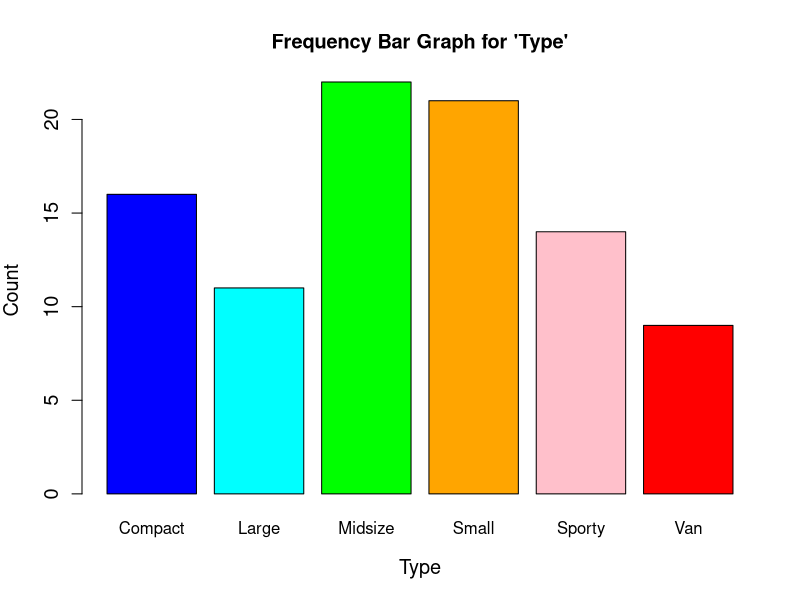
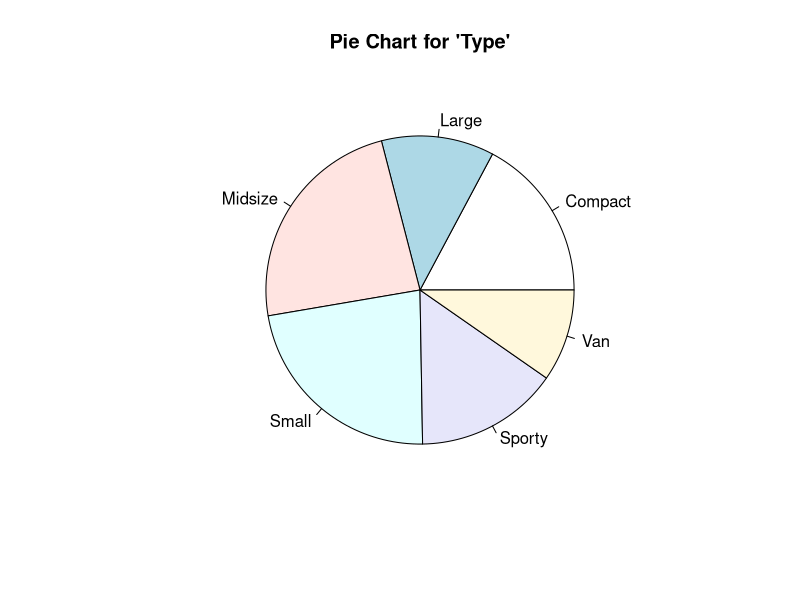
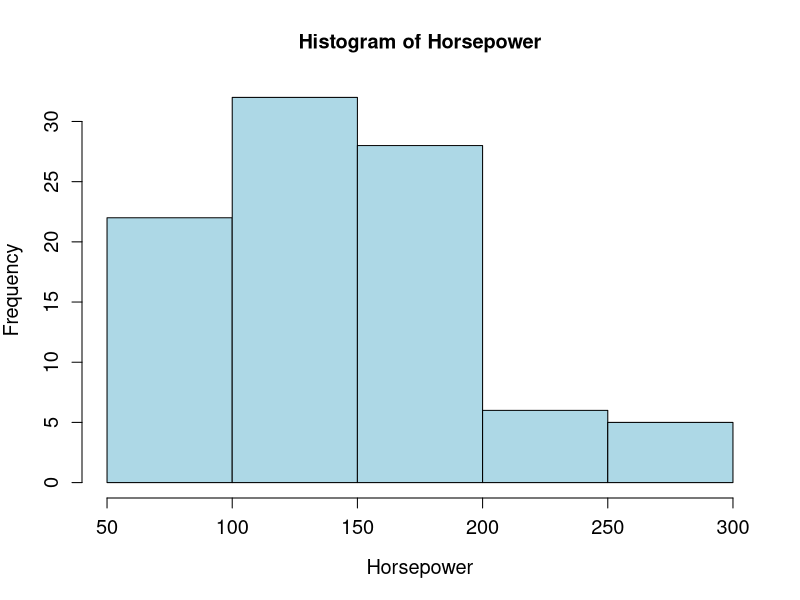
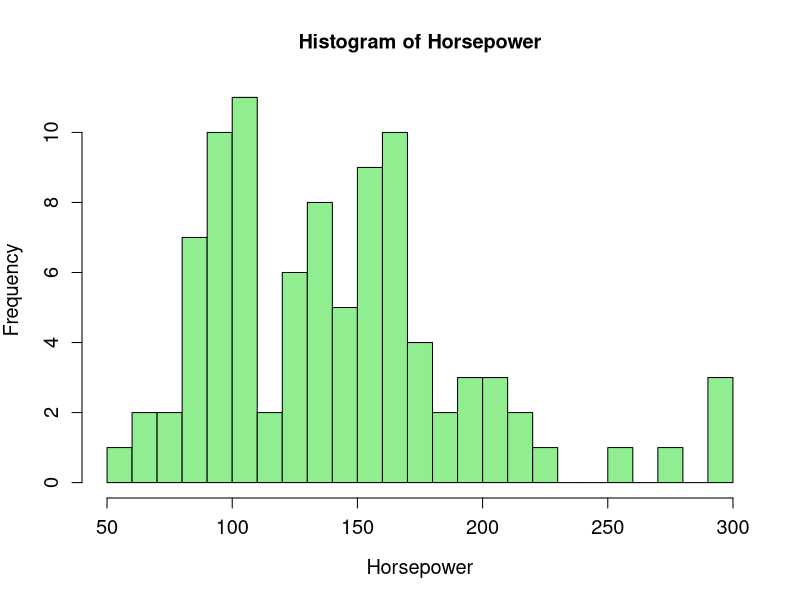

Source code (R) for these figures, in order:
## ---- chunk 1
# Your code goes here
## ---- chunk 2
library(MASS)
data(Cars93)
## ---- chunk 3
head(Cars93)
## ---- chunk 4
#create frequency and relative frequency table
type_frequency <- table(Cars93$Type)
type_relative_frequency <- prop.table(type_frequency) *100

#round to 3 digits
type_frequency <- round(type_frequency, 3)
type_relative_frequency <- round(type_relative_frequency, 3)

#print tables
type_frequency
type_relative_frequency
## ---- chunk 5
barplot(type_frequency, main = "Frequency Bar Graph for 'Type'", xlab = "Type", ylab = "Count", col = c("blue", "cyan", "green", "orange", "pink", "red"), cex.lab = 1.2, cex.axis = 1.2, cex.main = 1.2)
## ---- chunk 6
pie(type_frequency, main = "Pie Chart for 'Type'", cex.lab = 1.2, cex.axis = 1.2, cex.main = 1.2)
## ---- chunk 7
hist(Cars93$Horsepower, main = "Histogram of Horsepower", xlab = "Horsepower", ylab = "Frequency", col = "lightblue", cex.lab = 1.2, cex.axis = 1.2, cex.main = 1.2)
## ---- chunk 8
hist(Cars93$Horsepower, main = "Histogram of Horsepower", xlab = "Horsepower", ylab = "Frequency", col = "lightgreen", cex.lab = 1.2, cex.axis = 1.2, cex.main = 1.2, breaks = 25)
## ---- chunk 9
total_data_points <- nrow(Cars93)
suggested_classes <- sqrt(total_data_points)
suggested_classes
## ---- chunk 10

## ---- chunk 11

## ---- chunk 12

## ---- chunk 13

